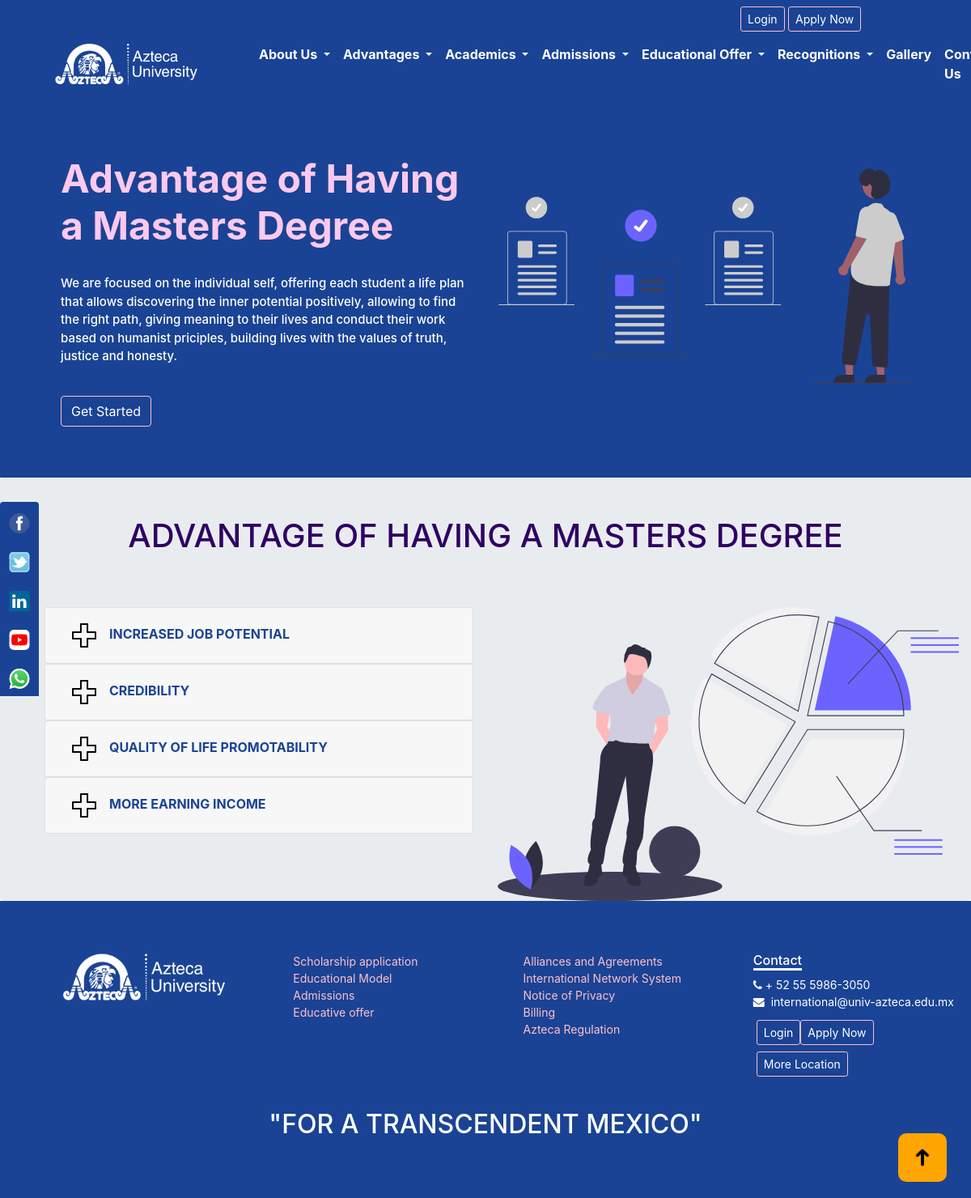
The page /advantages/1 on the database its author committed.
### main_app/models.py (models this page shows)
class advantagesHeader(models.Model):
    id = models.AutoField(primary_key=True)
    header = models.CharField(max_length=200)
    content = models.TextField(blank=True)
    def __str__(self):
        return self.header

class advantagesContent(models.Model):
    id = models.AutoField(primary_key=True)
    header = models.ForeignKey('advantagesHeader',on_delete=models.CASCADE)
    contentHeading = models.TextField()
    contentData = models.TextField(blank=True)
    def __str__(self):
        return self.contentHeading

### main_app/views.py (the view)
# urls.py: path('advantages/<int:id>',views.advantagesView),
def advantagesView(request,id):
    dataHeader = advantagesHeader.objects.get(id=id)
    dataContent = advantagesContent.objects.filter(header = dataHeader)
    navAdvantages = advantagesHeader.objects.all()
    education = educationalOffering.objects.all().order_by('priority')
    program = degreeProgram.objects.all()
    print(dataContent)
    return render(request,'advantages.html',{'degree':program,'educationalOffering':education,'dataHeader':dataHeader,'dataContent':dataContent,'advantages':navAdvantages})

### templates/advantages.html (shortened to what this page needs)
{% load static %}
<!DOCTYPE html>
<html lang="en">
<head>
    <link rel="stylesheet" href="https://cdn.jsdelivr.net/npm/bootstrap@4.5.3/dist/css/bootstrap.min.css">
    <link rel="stylesheet" href="https://cdnjs.cloudflare.com/ajax/libs/font-awesome/4.7.0/css/font-awesome.min.css">
    <link rel="stylesheet" href="{% static 'css/style.css' %}">
    <link rel="stylesheet" href="https://cdnjs.cloudflare.com/ajax/libs/animate.css/4.1.1/animate.min.css" />
</head>
<body>
    <div class=" icon-bar">
        <a href="https://www.facebook.com/uni.azteca.internacional"><img class="linkedin" src="{% static 'images/facebook-3.svg'%}"></a>
        <a href="https://twitter.com/uniazteca?ref_src=twsrc%5Etfw%7Ctwcamp%5Eembeddedtimeline%7Ctwterm%5Eprofile%3Auniazteca&ref_url=https%3A%2F%2Fwww.univ-azteca.edu.mx%2FEn%2Fundergraduate%2F"><img class="linkedin" src="{% static 'images/twitter-4 (1).svg'%}"></a>
        <a href="#"><img class="linkedin" src="{% static 'images/linkedin-icon-2.svg'%}"></a>
        <a href="#"><img src="{% static 'images/youtube-3 (1).svg' %}" class="youtube"></a>
        <a href="#"><img src="{% static 'images/whatsapp-symbol.svg'%}" class="youtube"></a>
    </div>
    <section class="fixed-top click-navbar" id="navbar">
        <div id='top-nav'>
            <div class="container-fluid ml-auto">
                <div class="row">
                    <div class="col-xl-3 col-lg-3 mt-2 ml-auto">
                        <button type="button" class="btn manual-btn btn-sm" data-toggle="modal" data-target="#myModal">Login</button>
                        <button type="button" class="btn manual-btn btn-sm" data-toggle="modal" data-target="#form">Apply Now</button>
                    </div>
                </div>
            </div>
        </div>
        <nav class="navbar navbar-expand-xl navbar-light">
            <a class="navbar-brand" href="/"><img src="{% static 'images/testLogo.svg' %}"></a>
            <div class="collapse navbar-collapse ml-auto" id="navbarSupportedContent">
                <ul class="navbar-nav ml-auto">
                    <li class="nav-item dropdown color-blue">
                        <a class="nav-link dropdown-toggle" href="#" id="navbarDropdown" role="button" data-toggle="dropdown" aria-haspopup="true" aria-expanded="false">
            </a>
                    </li>
                    <li class="nav-item dropdown color-blue">
                        <a class="nav-link dropdown-toggle" href="#" id="navbarDropdown" role="button" data-toggle="dropdown"  aria-haspopup="true" aria-expanded="false">
            </a>
                    </li>
                    <li class="nav-item dropdown color-blue">
                        <a class="nav-link dropdown-toggle" href="#" id="navbarDropdown" role="button" data-toggle="dropdown"  aria-haspopup="true" aria-expanded="false">
            </a>
                    </li>
                    <li class="nav-item dropdown">
                        <a class="nav-link dropdown-toggle" href="#" id="navbarDropdown" role="button" data-toggle="dropdown"  aria-haspopup="true" aria-expanded="false">
            </a>
                    </li>
                    <li class="nav-item dropdown">
                        <a class="nav-link dropdown-toggle" href="#" id="navbarDropdown" role="button" data-toggle="dropdown"  aria-haspopup="true" aria-expanded="false">
            </a>
                    </li>
                    <li class="nav-item dropdown">
                        <a class="nav-link dropdown-toggle" href="#" id="navbarDropdown" role="button" data-toggle="dropdown"  aria-haspopup="true" aria-expanded="false">
            </a>
                    </li>
                    <li class="nav-item"><a class="nav-link" href="/gallery">Gallery</a></li>
                    <li class="nav-item"><a class="nav-link" href="/contact">Contact Us</a></li>
                </ul>
            </div>
        </nav>
    </section>
    <section class="fixed-top hover-navbar" id="navbar">
        <div id='top-nav'>
            <div class="container-fluid ml-auto">
                <div class="row">
                    <div class="col-xl-3 col-lg-3 pt-2 ml-auto">
                        <button type="button" class="btn manual-btn btn-sm" data-toggle="modal" data-target="#myModal">Login</button>
                        <button type="button" class="btn manual-btn btn-sm" data-toggle="modal" data-target="#form">Apply Now</button>
                    </div>
                </div>
            </div>
        </div>
        <nav class="navbar navbar-expand-xl navbar-light">
            <a class="navbar-brand" href="/"><img src="{% static 'images/testLogo.svg' %}"></a>
            <div class="collapse navbar-collapse ml-auto" id="navbarSupportedContent">
                <ul class="navbar-nav ml-auto">
                    <li class="nav-item dropdown color-blue">
                        <a class="nav-link dropdown-toggle" href="#" id="navbarDropdown" role="button"   aria-haspopup="true" aria-expanded="false">
                    About Us
            </a>
                    </li>
                    <li class="nav-item dropdown color-blue">
                        <a class="nav-link dropdown-toggle" href="#" id="navbarDropdown" role="button"   aria-haspopup="true" aria-expanded="false">
                    Advantages
            </a>
                    </li>
                    <li class="nav-item dropdown color-blue">
                        <a class="nav-link dropdown-toggle" href="#" id="navbarDropdown" role="button"   aria-haspopup="true" aria-expanded="false">
                    Academics
            </a>
                    </li>
                    <li class="nav-item dropdown">
                        <a class="nav-link dropdown-toggle" href="#dropdown-menu" id="navbarDropdown" role="button"   aria-haspopup="true" aria-expanded="false">
                Admissions
            </a>
                    </li>
                    <li class="nav-item dropdown">
                        <a class="nav-link dropdown-toggle" href="#" id="navbarDropdown" role="button"   aria-haspopup="true" aria-expanded="false">
                Educational Offer
            </a>
                    </li>
                    <li class="nav-item dropdown">
                        <a class="nav-link dropdown-toggle" href="#" id="navbarDropdown" role="button"   aria-haspopup="true" aria-expanded="false">
            Recognitions
            </a>
                    </li>
                    <li class="nav-item"><a class="nav-link" href="/gallery">Gallery</a></li>
                    <li class="nav-item"><a class="nav-link" href="/contact">Contact Us</a></li>
                </ul>
            </div>
        </nav>
    </section>
    <section class="landing-page">
        <div class="container">
            <div class="landing-content">
                <div class="container">
                    <div class="col-xl-12">
                        <div class="row">
                            <div class="col-xl-6">
                                <h1 class="welcome-heading wow fadeIn" data-wow-delay="0.1s" style="visibility: visible;animation-name:fadeIn">{{dataHeader}}</h1>
                                <p class="text-white pt-4 welcome-content wow bounceIn" data-wow-delay="0.3s" style="visibility:visible; animation-name:bounceIn;"> We are focused on the individual self, offering each student a life plan that allows discovering the inner potential positively, allowing to find the right path, giving meaning to their lives and conduct their work based on humanist priciples, building lives with the values of truth, justice and honesty.</p>
                                <button type="button" class="btn manual-btn wow bounceIn" data-wow-delay="0.4s" style="visibility: visible; animation-name:bounceIn">Get Started</button>
                            </div>
                            <div class="col-xl-6 p-3 ml-auto wow fadeIn" style="visibility: visible; animation-name:fadeIn">
                                <img src="{% static 'images/undraw_Reviewed_docs_re_9lmr.svg' %}" class="img-fluid">
                            </div>
                        </div>
                    </div>
                </div>
            </div>
        </div>
    </section>
    <section class="">
        <div class="jumbotron">
            <div class="col-xl-12 undergraduate pt-5">
                <div class="container">
                <h1 class="text-center text-uppercase wow fadeIn" data-wow-delay="0.2s" style="visibility: visible; animation-name: fadeIn;">{{dataHeader}}</h1>
                <p class="text-center pt-xl-3 wow fadeIn" data-wow-delay="0.3s" style="visibility: visible; animation-name:fadeIn"> {{i.header.subHeading}}</p>
                </div>
                <div class="row pt-4">
                    <div class="col-xl-6 col-lg-6">
                        <ul class="list-group-1">
                            {% for j in dataContent %}
                            {% if j.contentData %}
                                <div class="accordion" id="accordionExample">
                                <div class="card">
                                    <div class="card-header" id="headingOne">
                                    <h2 class="mb-0">
                                        <button class="btn btn-link theme-color font-weight-bold text-uppercase" type="button" data-toggle="collapse" data-target="#collapse{{j.id}}" aria-expanded="true" aria-controls="collapseOne">
                                            <img src="{% static 'images/plus-svgrepo-com.svg' %}" class="mr-3" width="30px" height="30px">{{j.contentHeading}}
                                        </button>
                                    </h2>
                                    </div>
                                </div>
                                </div>
                            {% else %}
                                <li class="list-group-item wow fadeIn" data-wow-delay="0.3s" style="visibility: visible; animation-name:fadeIn"><img src="{% static 'images/tick.svg' %}" width="20" height="20"> {{j.contentHeading}}</li>
                                {% endif %}
                            {% endfor %}
                        </ul>
                    </div>
                    <div class="col-xl-6 col-lg-6">
                        <img src="{% static 'images/undraw_segment_analysis_bdn4.svg' %}" class="img-fluid wow fadeIn" data-wow-delay="0.7s" style="visibility: visible; animation-name:fadeIn">
                    </div>
                </div>
               </div>
        </div>
    </section>
    <section>
              <div class="footer">
                  <div class="container-fluid">
                      <div class="row ml-5">
                          <div class="col-lg-3 col-md-3 col-sm-12">
                              <p class="mb-4"><img src="{% static 'images/testLogo.svg' %}" alt="Image"  width="200px" height="60px"></p>
                          </div>
                          <div class="col-lg-3 ml-auto">
                              <ul class="list-unstyled ml-auto">
                                  <li><a href="#" data-toggle="modal" data-target="#exampleModal">Scholarship application</a></li>
                                  <li><a href="/educationModel">Educational Model</a></li>
                                  <li><a data-toggle="modal" href="#exampleModalAdmission">Admissions</a></li>
                                  <li><a href="#" data-toggle="modal" data-target="#educativeOffer">Educative offer</a></li>
                              </ul>
                              </div>
                          <div class="col-lg-3 mr-auto">
                              <ul class="list-unstyled mr-auto">
                                  <li><a href="#" data-toggle="modal" data-target="#exampleModalAlliance">Alliances and Agreements</a></li>
                                  <li><a href="#" data-toggle="modal" data-target="#exampleModalAlliance">International Network System</a></li>
                                  <li><a href="{% static 'images/AvisodePrivacidad.pdf' %}" >Notice of Privacy</a></li>
                                  <li><a data-toggle="modal" href="#exampleModal2">Billing</a></li>
                                  <li><a href="{% static 'images/regulationsAzteca.pdf' %}">Azteca Regulation</a></li>
                              </ul>
                          </div>
                          <div class="col-lg-3">
                              <h3 class="footer-heading"><span>Contact</span></h3>
                              <ul class="list-unstyled">
                                  <li><a href="tel:+525559863050" style="color:white;"><i class="fa fa-phone"></i> + 52 55 5986-3050</a></li>
                                  <li><a href="mailto:international@univ-azteca.edu.mx" style="color:white;"><i class="fa fa-envelope mr-1"></i>  international@univ-azteca.edu.mx</a></li>
                                  <div class="row m-1">
                                    <li><button type="button" class="btn manual-btn btn-sm mt-2" data-toggle="modal" data-target="#myModal">Login</button></li>
                                    <li> <button type="button" class="btn manual-btn btn-sm mt-2" data-toggle="modal" data-target="#form">Apply Now</button></li>
                                    <div>
                                    <li><a href="/contact"><button href="/contact" class="btn manual-btn btn-sm mt-2">More Location</button></a></li>
                                </ul>
                          </div>
                          </div>
                          </div>
                          <h2 class="text-center text-white pt-4">"FOR A TRANSCENDENT MEXICO"</h2>
                          </div>
                      </section>
          <div class="top-up-btn">
              <a href="#"><button type="button" class="up-btn btn-outline-warning" id="scroll-top-btn"><img src="{% static 'images/upArrow.png' %}" width="30" height="30"></button></a>
          </div>
</body>
</html>

### rows shown on the page
advantagesHeader: header "Advantage of Having a Masters Degree", header "ADVANTAGE OF HAVING A MASTERS DEGREE"
advantagesContent: contentHeading "INCREASED JOB POTENTIAL"
advantagesContent: contentHeading "CREDIBILITY"
advantagesContent: contentHeading "QUALITY OF LIFE PROMOTABILITY"
advantagesContent: contentHeading "MORE EARNING INCOME"
